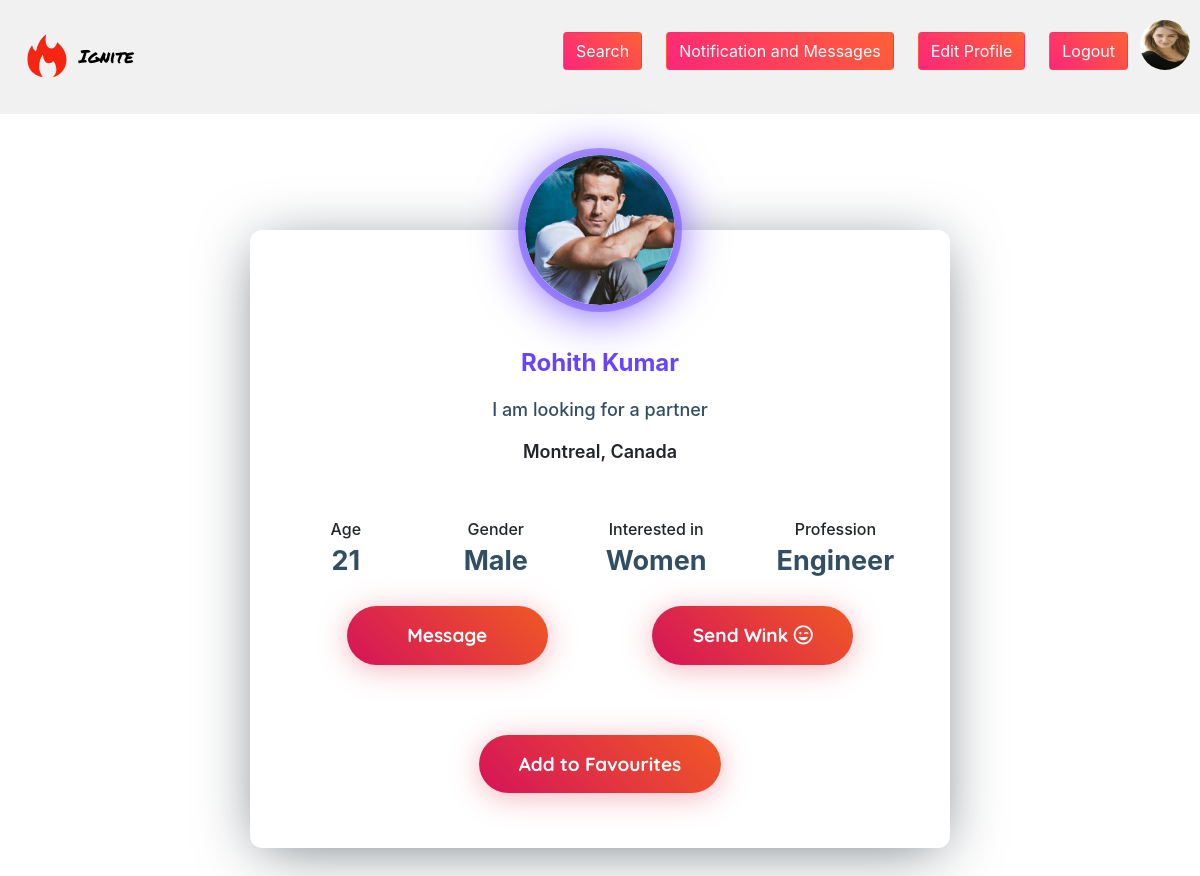
Screenshot of /Home-Pages/usersProfilePage.php?id=6 (signed in) with the database file from the repository.
### tables this page shows
CREATE TABLE `user` (
  `ID` int(11) NOT NULL,
  `first_name` varchar(200) NOT NULL,
  `last_name` varchar(200) NOT NULL,
  `email` varchar(100) NOT NULL,
  `password` varchar(100) NOT NULL,
  `age` int(11) NOT NULL,
  `gender` varchar(2) NOT NULL,
  `interested_in` tinyint(2) NOT NULL COMMENT '0-MEN\r\n1-Women\r\n2-Both',
  `profile_photo_id` int(11) DEFAULT NULL,
  `created_at` timestamp NOT NULL DEFAULT current_timestamp(),
  `last_seen_at` timestamp NULL DEFAULT NULL,
  `modified_at` timestamp NULL DEFAULT NULL,
  `is_premium` tinyint(2) NOT NULL DEFAULT 0,
  `about` varchar(500) DEFAULT NULL,
  `profession` varchar(50) NOT NULL,
  `living_in` varchar(200) DEFAULT NULL
);

CREATE TABLE `photo` (
  `ID` int(11) NOT NULL,
  `path` varchar(256) NOT NULL,
  `uploaded_at` timestamp NOT NULL DEFAULT current_timestamp()
);

### shared/Database2.php (called while the page is built, shortened)
<?php
abstract class Database2
{
    private PDO $_connection;
    public function __construct()
    {
        try {
            $this->_connection = new PDO(self::_connectionString, self::_username, self::_password);
            $this->_connection->setAttribute(PDO::ATTR_ERRMODE, PDO::ERRMODE_EXCEPTION);
        } catch (PDOException $exception) {
            echo "Connection Failed: {$exception->getMessage()}";
            die("Connection to DB Failed");
        }
    }
    protected function execute(string $query): array|false
    {
        $stmt = $this->_connection->prepare($query);
        $stmt->execute();
        $stmt->setFetchMode(PDO::FETCH_ASSOC);
        return $stmt->fetchAll();
    }
}
?>

### shared/user.php (called while the page is built, shortened)
<?php
require_once "Database2.php";
class UserDB extends Database2
{
    public function getUserInfo(int $userLogged): array|bool
    {
        $query = "select user.*,p.path from user JOIN photo p on p.ID = user.profile_photo_id where user.ID = '$userLogged'";
        $result = $this->execute($query);
        return $result;
    }
    public function getLastWink($senderId, $receiverId): array|false
    {
        $query = "select *
        from wink where sender_id = '$senderId' and receiver_id = '$receiverId' order by ID desc limit 1;";
        return $this->execute($query);
    }
    public function checkFavourite($userId, $favouriteUserId): array|false
    {
        $query = "select count(*) count from user_favourite
                    where user_id='$userId'
                        and favourite_user_id = '$favouriteUserId'
                        and is_removed = 0";
        return $this->execute($query)[0];
    }
}

### Home-Pages/usersProfilePage.php (the view, shortened to what this page needs)
<?php
require_once "../shared/user.php";
$userDB = new userDB();
$ableToSendWink = false;
$ableToAddFavourite = false;
if (isset($_GET['id'])) {
    $id = (int)$_GET['id'];
    if (is_array($userDB->getUserInfo($id))) {
        $selectedUserData = $userDB->getUserInfo($id);
    }
    if (isset($_SESSION['userId'])) {
        if (is_array($userDB->getUserInfo($_SESSION['userId']))) {
            $userData = $userDB->getUserInfo($_SESSION['userId']);
            $sendWinkCheck = $userDB->getLastWink(($_SESSION['userId']), $id);
            if (is_array($sendWinkCheck) && $sendWinkCheck != null) {
                if ($sendWinkCheck[0]['seen_at'] != null) {
                    $ableToSendWink = true;
                }
            } else {
                $ableToSendWink = true;
            }
            $addFavouriteCheck = $userDB->checkFavourite(($_SESSION['userId']), $id);
            if ($addFavouriteCheck['count'] == 0) {
                $ableToAddFavourite = true;
            }
        }
    }
} else {
    header("location: ../index.php");
    exit();
}
?>
<!DOCTYPE html>
<html lang="en">
<head>
    <link rel="stylesheet" href="https://cdnjs.cloudflare.com/ajax/libs/normalize/5.0.0/normalize.min.css">
    <link rel="stylesheet" href="../assets/css/usersProfile.css">
    <link rel="stylesheet" href="../assets/css/styles.css">
    <link rel="stylesheet" href="../assets/css/navbar.css">
    <link rel="stylesheet" href="../assets/css/header.css">
    <link rel="stylesheet" href="https://cdnjs.cloudflare.com/ajax/libs/font-awesome/4.7.0/css/font-awesome.min.css">
    <link rel="stylesheet" href="../assets/css/bootstrap-4.css">
</head>
<body>
<div class="header">
    <a class="navbar-brand" href="../Login-SignUp/Profile.php">
        <img src="../assets/images/icon.svg" alt="Ignite Logo">
        Ignite</a>
    <div class="header-right">
        <?php if (!isset($_SESSION['userId'])) { ?>
            <a href="../Home-Pages/search.php">
                <button class="btn btn__signUp" type="submit">Search</button>
            </a>
            <a href="../Login-SignUp/login.php">
                <button class="btn btn__signUp" type="submit">Log in</button>
            </a>
            <a href="../Login-SignUp/Register.php">
                <button class="btn btn__signUp" type="submit">Register</button>
            </a>
        <?php } else { ?>
            <a href="../Home-Pages/search.php">
                <button class="btn btn__signUp" type="submit">Search</button>
            </a>
            <a href="../messages/index.php">
                <button class="btn btn__signUp" type="submit">Notification and Messages</button>
            </a>
            <a href="edit-profile.php">
                <button class="btn btn__signUp" type="submit">Edit Profile</button>
            </a>
            <a href="../index.php?name=logout">
                <button class="btn btn__signUp" type="submit">Logout</button>
            </a>
            <img class="img-fluid img-round" style="width: 50px; height: 50px"
                 src="<?= BASE_URL . $userData[0]['path'] ?>" alt="">
        <?php } ?>
    </div>
</div>
<div class="wrapper">
    <div class="profile-card js-profile-card">
        <div class="profile-card__img">
            <img src="<?= BASE_URL . $selectedUserData[0]['path'] ?>"
                 alt="profile card">
        </div>
        <div class="profile-card__cnt js-profile-cnt">
            <div class="profile-card__name"><?= $selectedUserData[0]['first_name'] . " " . $selectedUserData[0]['last_name'] ?></div>
            <div class="profile-card__txt"><?= $selectedUserData[0]['about'] ?> </div>
            <div class="profile-card-loc">
                <span class="profile-card-loc__txt">
                    <?= $selectedUserData[0]['living_in'] . ", Canada" ?> </span>
            </div>
            <div class="profile-card-inf">
                <div class="profile-card-inf__item">
                    <div class="profile-card-inf__txt">Age</div>
                    <div class="profile-card-inf__title"><?= $selectedUserData[0]['age'] ?></div>
                </div>
                <div class="profile-card-inf__item">
                    <div class="profile-card-inf__txt">Gender</div>
                    <div class="profile-card-inf__title">
                        <?php if ($selectedUserData[0]['gender'] == 'M') {
                            echo "Male";
                        } else {
                            echo "Female";
                        }
                        ?>
                    </div>
                </div>
                <div class="profile-card-inf__item">
                    <div class="profile-card-inf__txt">Interested in</div>
                    <div class="profile-card-inf__title">
                        <?php if ($selectedUserData[0]['interested_in'] == 0) {
                            echo "Men";
                        } elseif ($selectedUserData[0]['interested_in'] == 1) {
                            echo "Women";
                        } else {
                            echo "Both";
                        }
                        ?>
                    </div>
                </div>
                <div class="profile-card-inf__item">
                    <div class="profile-card-inf__txt">Profession</div>
                    <div class="profile-card-inf__title"><?= $selectedUserData[0]['profession'] ?></div>
                </div>
            </div>
            <?php if (isset($_SESSION['userId'])) { ?>
                <a href="../messages/index.php?chat=<?= $selectedUserData[0]['ID'] ?>#lastMessage" style="padding:50px">
                    <button class="profile-card__button button--orange js-message-btn">Message</button>
                </a>
                <?php if ($ableToSendWink) { ?>
                    <a href="./usersProfilePage.php?id=<?= $selectedUserData[0]['ID'] ?>&action=wink"
                       style="padding:50px">
                        <button class="profile-card__button button--orange">Send Wink <i class='far fa-grin-wink'></i>
                        </button>
                    </a>
                <?php } ?>
            <?php } ?>
            <?php
            if (isset($_SESSION['userId'])) {
                if ($userData[0]['is_premium'] == 1) { ?>
                    <?php if ($ableToAddFavourite) { ?>
                        <div class="profile-card-ctr">
                            <a href="./usersProfilePage.php?id=<?= $selectedUserData[0]['ID'] ?>&action=addFavorite">
                                <button class="profile-card__button button--orange">Add to Favourites</button>
                            </a>
                        </div>
                    <?php } ?>
                <?php }
            } ?>
        </div>
    </div>
</div>
</body>
</html>

### assets/css/usersProfile.css (style rules this page uses)
html { position: relative; overflow-x: hidden !important; }
* { box-sizing: border-box; }
body { font-family: "Quicksand", sans-serif; color: #324e63; }
a, a:hover { text-decoration: none; }
.wrapper { width: 100%; width: 100%; height: auto; min-height: 100vh; padding: 50px 20px; padding-top: 100px; display: flex; display: flex; }
.profile-card { width: 100%; min-height: 460px; margin: auto; box-shadow: 0px 8px 60px -10px rgba(13, 28, 39, 0.6); background: #fff; border-radius: 12px; max-width: 700px; position: relative; }
.profile-card__img { width: 150px; height: 150px; margin-left: auto; margin-right: auto; transform: translateY(-50%); border-radius: 50%; overflow: hidden; position: relative; z-index: 4; box-shadow: 0px 5px 50px 0px #6c44fc, 0px 0px 0px 7px rgba(107, 74, 255, 0.5); }
.profile-card__img img { display: block; width: 100%; height: 100%; object-fit: cover; border-radius: 50%; }
.profile-card__cnt { margin-top: -35px; text-align: center; padding: 0 20px; padding-bottom: 40px; transition: all 0.3s; }
.profile-card__name { font-weight: 700; font-size: 24px; color: #6944ff; margin-bottom: 15px; }
.profile-card__txt { font-size: 18px; font-weight: 500; color: #324e63; margin-bottom: 15px; }
.profile-card-loc { display: flex; justify-content: center; align-items: center; font-size: 18px; font-weight: 600; }
.profile-card-inf { display: flex; justify-content: center; flex-wrap: wrap; align-items: flex-start; margin-top: 35px; }
.profile-card-inf__item { padding: 10px 35px; min-width: 150px; }
.profile-card-inf__title { font-weight: 700; font-size: 27px; color: #324e63; }
.profile-card-inf__txt { font-weight: 500; margin-top: 7px; }
.profile-card-ctr { display: flex; justify-content: center; align-items: center; margin-top: 40px; }
.profile-card__button { background: none; border: none; font-family: "Quicksand", sans-serif; font-weight: 700; font-size: 19px; margin: 15px 35px; padding: 15px 40px; min-width: 201px; border-radius: 50px; min-height: 55px; color: #fff; cursor: pointer; backface-visibility: hidden; transition: all 0.3s; }
.profile-card__button:first-child { margin-left: 0; }
.profile-card__button:last-child { margin-right: 0; }
.profile-card__button.button--orange { background: linear-gradient(45deg, #d5135a, #f05924); box-shadow: 0px 4px 30px rgba(223, 45, 70, 0.35); }

### assets/css/styles.css (style rules this page uses)
.img-round { border-radius: 50%; }

### assets/css/navbar.css (style rules this page uses)
.navbar-brand { font-family: 'Permanent Marker', cursive; font-size: 2.25rem; color: white; }
.navbar-brand img { height: 50px; width: 50px; display: inline-block; }
.btn__signUp { background: linear-gradient(225deg,#ff6036,#fd267a); color: white; font-weight: 500; padding: 15px 60px; border-radius: 50px; }

### assets/css/header.css (style rules this page uses)
* { box-sizing: border-box; }
body { margin: 0; font-family: Arial, Helvetica, sans-serif; }
.header { overflow: hidden; background-color: #f1f1f1; padding: 20px 10px; }
.header a { float: left; color: black!important; text-align: center; padding: 12px; text-decoration: none; font-size: 18px; line-height: 25px; border-radius: 4px; }
.header-right { float: right; }

### rows the page displays
user: profile_photo.path (picture)
user: profile_photo.path (picture), first_name "Rohith", last_name "Kumar", about "I am looking for a partner", living_in "Montreal", age "21", profession "Engineer"
